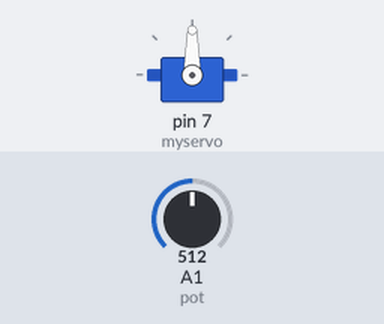
Bench run of a sketch on a simulated Arduino Uno, built with avr-gcc and run on an emulated ATmega328P. On the bench: servo. The test bench sets the inputs (shaded band); at power-on: A1 (pot) = 512.

Above: at 1.2 s.
1.3 s: A1 (pot) set to 716
At 2.5 s:
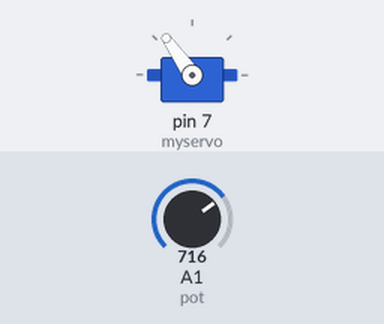
2.8 s: A1 (pot) set to 900
At 3.4 s:
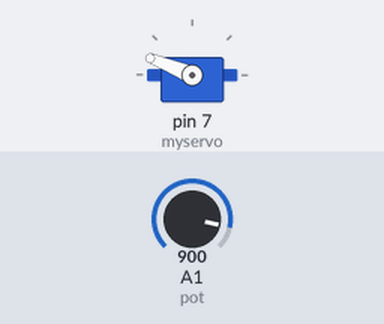
4.3 s: A1 (pot) set to 1023
At 4.8 s:
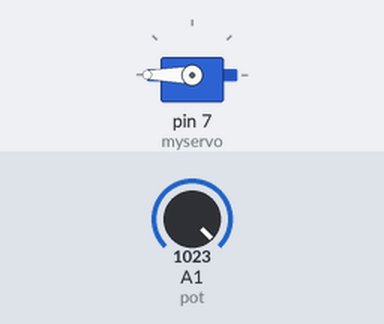
5.8 s: A1 (pot) set to 306
At 6.9 s:
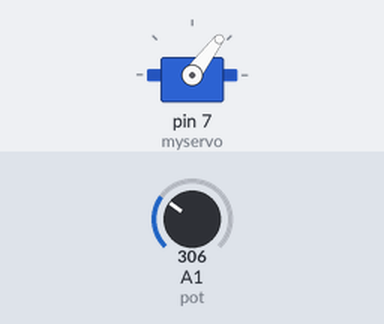
7.3 s: A1 (pot) set to 122
At 8.3 s:
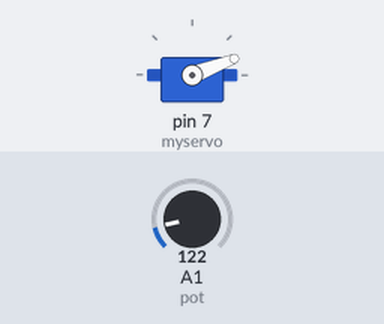
Timing chart, 0 to 9.8 s (numbered marks = the images above; inputs shaded):
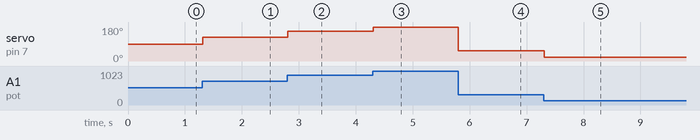

The sketch:

ServoMotor.ino
```cpp
// C++ code
//
#include <Servo.h>

Servo myservo;

#define pot A1

void setup()
{
  myservo.attach(7);
  pinMode(pot,INPUT);
}

void loop()
{
  int val=map(analogRead(pot),0,1023,0,180);
  myservo.write(val);
  delay(15);
}
```

Measured:
- after the input at 1.3 s, servo on pin 7 (myservo): 90° → 125° at once
- after the input at 2.8 s, servo on pin 7 (myservo): 125° → 158° at once
- after the input at 4.3 s, servo on pin 7 (myservo): 158° → 180° at once
- after the input at 5.8 s, servo on pin 7 (myservo): 180° → 53° at once
- after the input at 7.3 s, servo on pin 7 (myservo): 53° → 21° at once
